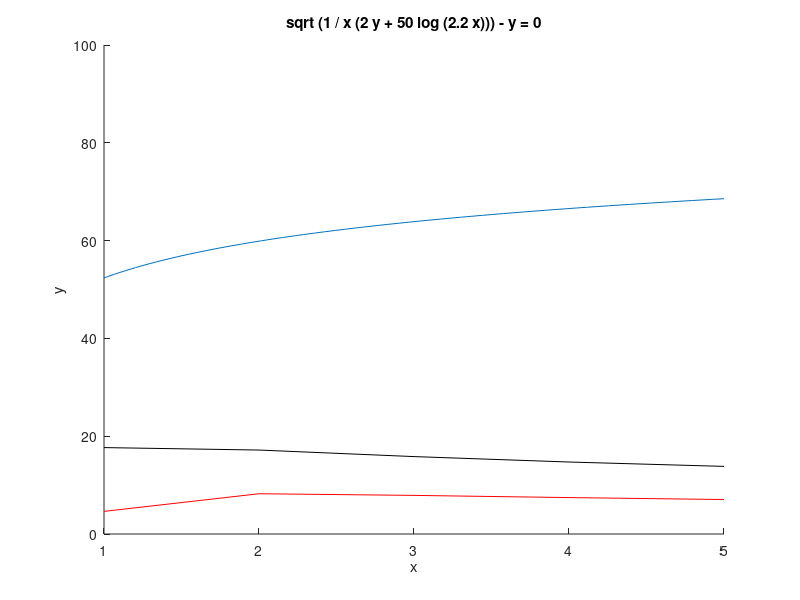

Write MATLAB code to recreate this figure.
hold all;
epsilon = 0;
for N = 1 : 5
	epsilon(N) = sqrt(8/N*log(4*(2*N)^50/0.05));
end
plot(1:5,epsilon,'k');

for N = 1:5
	epsilon(N) = sqrt(2 * log(2 * N * N^50) / N) + sqrt(2 / N * log(1 / 0.05)) + 1/N;
end
plot(1:5,epsilon,'r');

#for N = 1:5
#	fun2 = sqrt(1/N * (2*epsilon + log(6*(2*N)^50/0.05))) - epsilon;
#end

ezplot(@(x,y) sqrt(1./x * (2*y + 50*log(2.2*x))) - y, [1,5,0,100]);


#ezplot(@(x,y) sqrt(1./(2*x).*(4.*y*(1+y)+log(4.*x.^100/0.05))) - y, [1,100000,0,20]);
